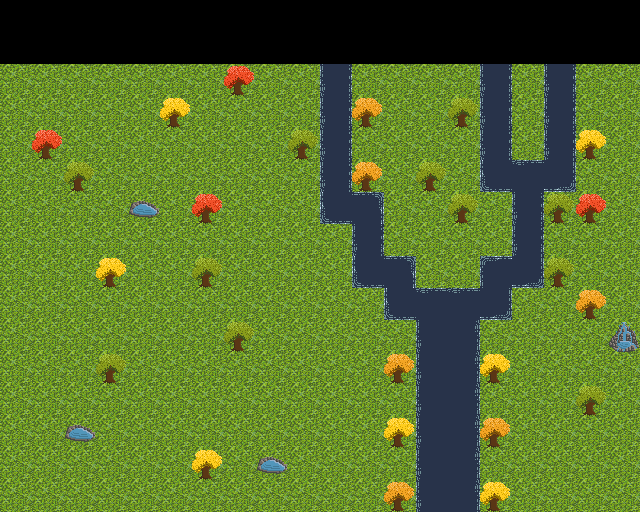

Tiled map render using the project's own tile images. Description and the map definition, with tile-layer contents summarised, below:
An orthogonal 20x16 tile map with 32x32 px tiles, 2 tile layers (Background, Objects).

<map version="1.0" orientation="orthogonal" width="20" height="16" tilewidth="32" tileheight="32">
 <tileset firstgid="1" name="Tiles" tilewidth="32" tileheight="32">
  <image source="../world/packer/tiles.png" width="256" height="256" />
 </tileset>
 <layer name="Background" width="20" height="16">
  <data>[320 cells, 280 non-empty, 1 distinct tile ids]</data>
 </layer>
 <layer name="Objects" width="20" height="16">
  <data>[320 cells, 70 non-empty, 9 distinct tile ids]</data>
 </layer>
</map>
